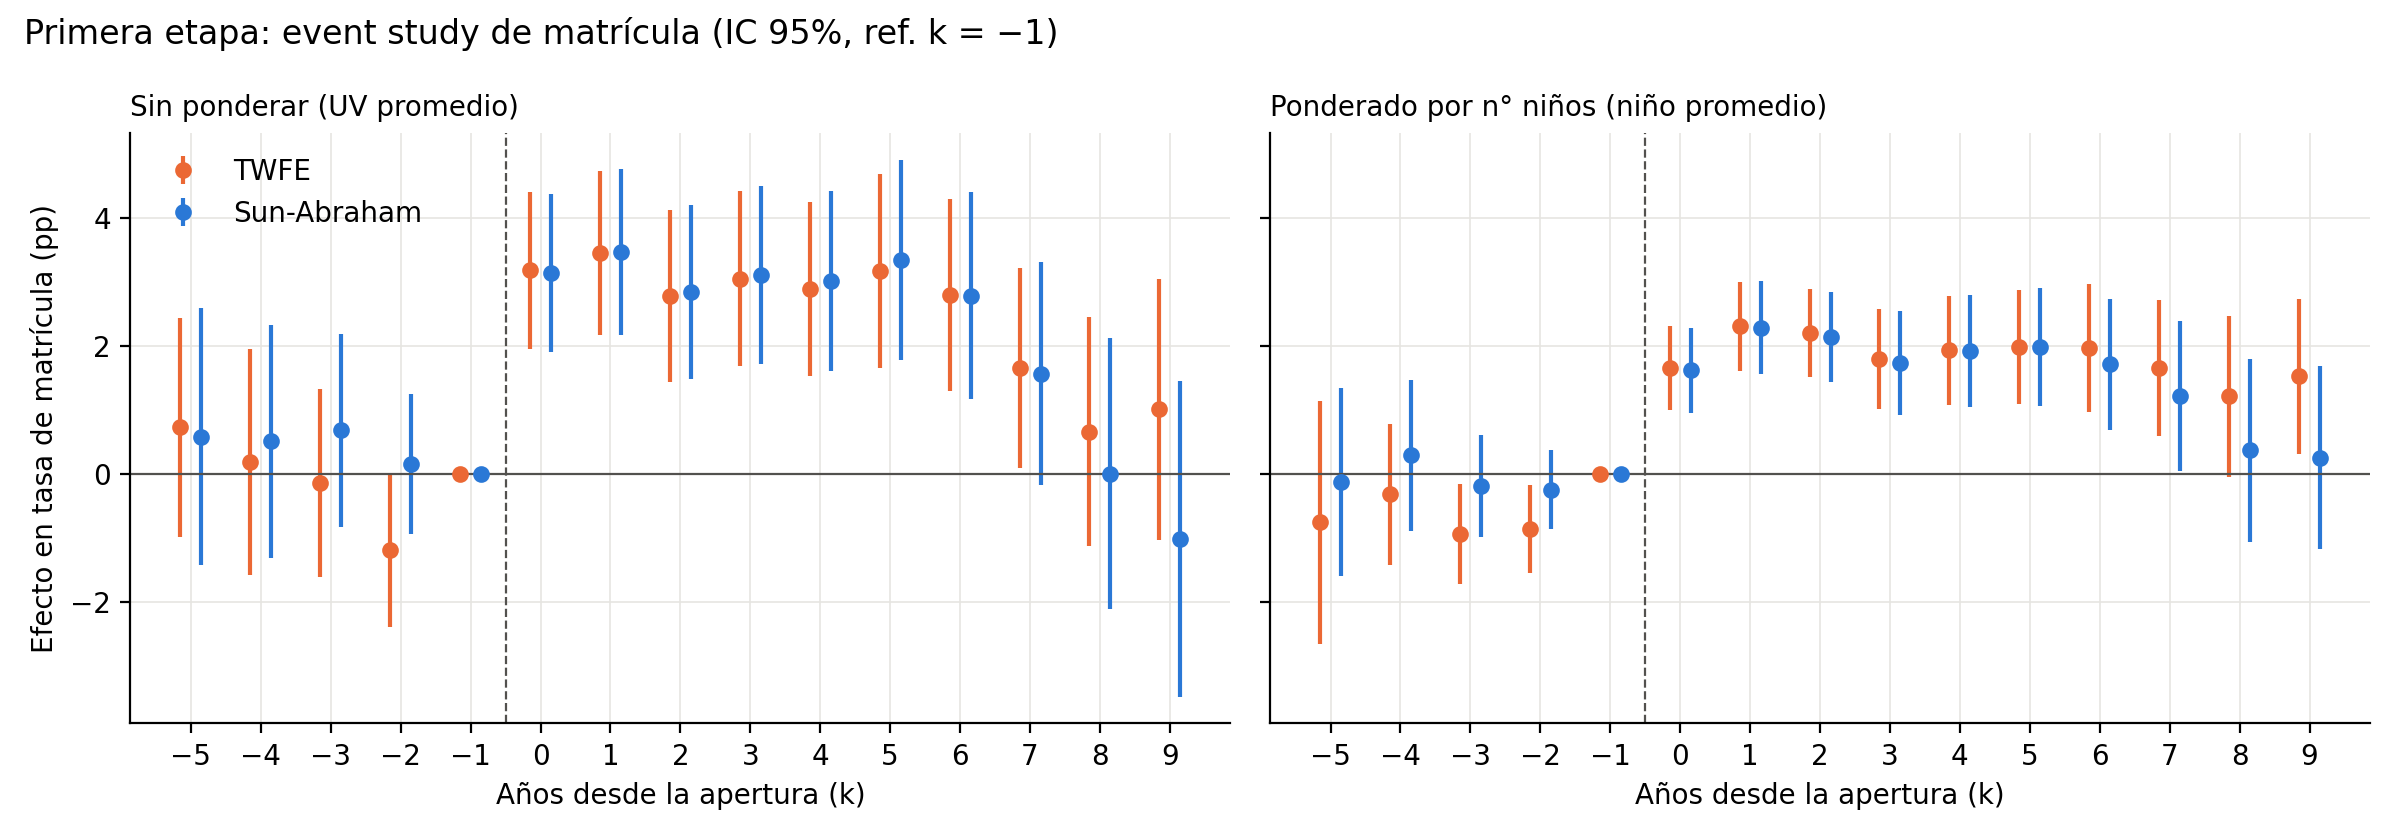

Here is the Python script that generated this plot:
# Primera etapa - paso 2: event study, 4 modelos (coefs_pe.csv)
import os, pandas as pd, matplotlib.pyplot as plt
os.chdir(os.path.join(os.path.dirname(os.path.abspath(__file__)), '..'))  # corre desde RIS/20261006
plt.rcParams.update({'font.size':10,'axes.spines.top':False,'axes.spines.right':False,'axes.grid':True,'grid.color':'#e6e5e1','grid.linewidth':0.6})
AZUL, NAR, GRIS = '#2a78d6', '#eb6834', '#52514e'
d = pd.read_csv('coefs_pe.csv')
d = d[d.k.between(-5, 9)]
d['b'] = d.b * 100
d['se'] = d.se * 100

# un panel por ponderación; en cada uno TWFE (naranjo) vs SA (azul), desplazados 0,15
fig, axs = plt.subplots(1, 2, figsize=(12,4.2), sharey=True)
paneles = [('twfe', 'sa', 'Sin ponderar (UV promedio)'), ('twfe_w', 'sa_w', 'Ponderado por n° niños (niño promedio)')]
for ax, (mt, ms, tit) in zip(axs, paneles):
    for m, col, dx, lab in [(mt, NAR, -0.15, 'TWFE'), (ms, AZUL, 0.15, 'Sun-Abraham')]:
        x = d[d.modelo==m].sort_values('k')
        ax.errorbar(x.k + dx, x.b, yerr=1.96*x.se, fmt='o', color=col, ms=5, elinewidth=1.5, capsize=0, label=lab)
    ax.axhline(0, color=GRIS, lw=0.8)
    ax.axvline(-0.5, color=GRIS, ls='--', lw=0.8)
    ax.set_xticks(range(-5, 10)); ax.set_xlabel('Años desde la apertura (k)')
    ax.set_title(tit, loc='left', fontsize=10)
axs[0].set_ylabel('Efecto en tasa de matrícula (pp)')
axs[0].legend(frameon=False, loc='upper left')
fig.suptitle('Primera etapa: event study de matrícula (IC 95%, ref. k = −1)', x=0.01, ha='left')
fig.tight_layout(); fig.savefig('graficos/pe_02_eventstudy.png', dpi=200)
